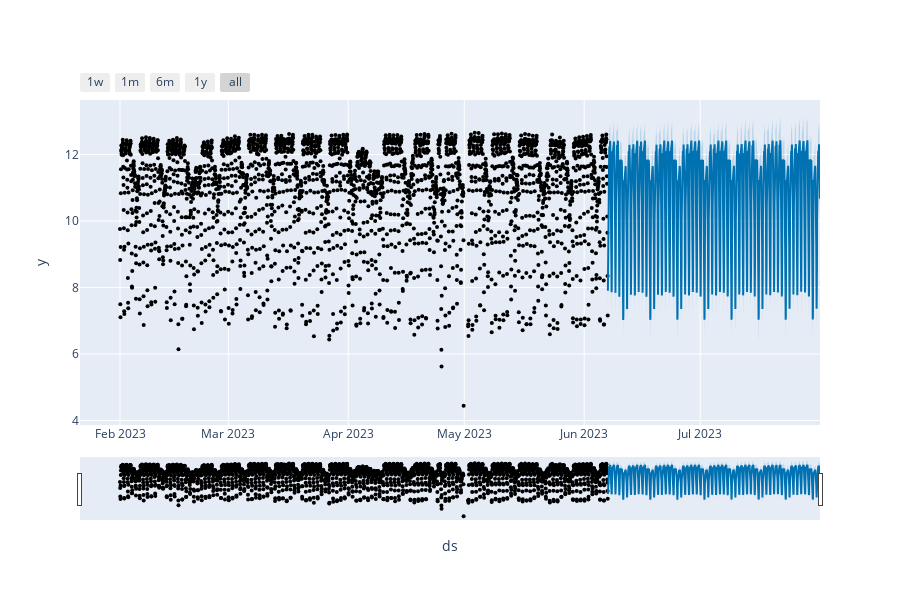

Notebook code for this chart:
### Markdown cell above
>Observaciones: En el gráfico de validación de Prophet también se ve que el modelo mantiene valores bajos residuales y tampoco se nota una disminución de los residuos a lo largo del entrenamiento, como sí se veía en los modelos de Random Forest y XGBoost. Una posible  explicación de este hecho es que no se hizo validación cruzada. Además se puede apreciar como Prophet aprende los patrones en los datos.

### Code cell
plot_plotly(m, forecast_val)

### Figure 1 — Plotly figure (JSON) as saved in the notebook; plotly's stock layout.template omitted (floating-point values rounded to 4 significant figures; data arrays with more than 128 entries replaced by an {"elided": "..."} marker saying what was removed)
{"data": [{"marker": {"color": "black", "size": 4}, "mode": "markers", "name": "Actual", "type": "scatter", "x": {"elided": "3000 str values"}, "y": {"elided": "3000 float values"}}, {"hoverinfo": "skip", "line": {"width": 0}, "mode": "lines", "type": "scatter", "x": {"elided": "1317 str values"}, "y": {"elided": "1317 float values"}}, {"fill": "tonexty", "fillcolor": "rgba(0, 114, 178, 0.2)", "line": {"color": "#0072B2", "width": 2}, "mode": "lines", "name": "Predicted", "type": "scatter", "x": {"elided": "1317 str values"}, "y": {"elided": "1317 float values"}}, {"fill": "tonexty", "fillcolor": "rgba(0, 114, 178, 0.2)", "hoverinfo": "skip", "line": {"width": 0}, "mode": "lines", "type": "scatter", "x": {"elided": "1317 str values"}, "y": {"elided": "1317 float values"}}], "layout": {"height": 600, "showlegend": false, "width": 900, "xaxis": {"rangeselector": {"buttons": [{"count": 7, "label": "1w", "step": "day", "stepmode": "backward"}, {"count": 1, "label": "1m", "step": "month", "stepmode": "backward"}, {"count": 6, "label": "6m", "step": "month", "stepmode": "backward"}, {"count": 1, "label": "1y", "step": "year", "stepmode": "backward"}, {"step": "all"}]}, "rangeslider": {"visible": true}, "title": {"text": "ds"}, "type": "date"}, "yaxis": {"title": {"text": "y"}}}}
